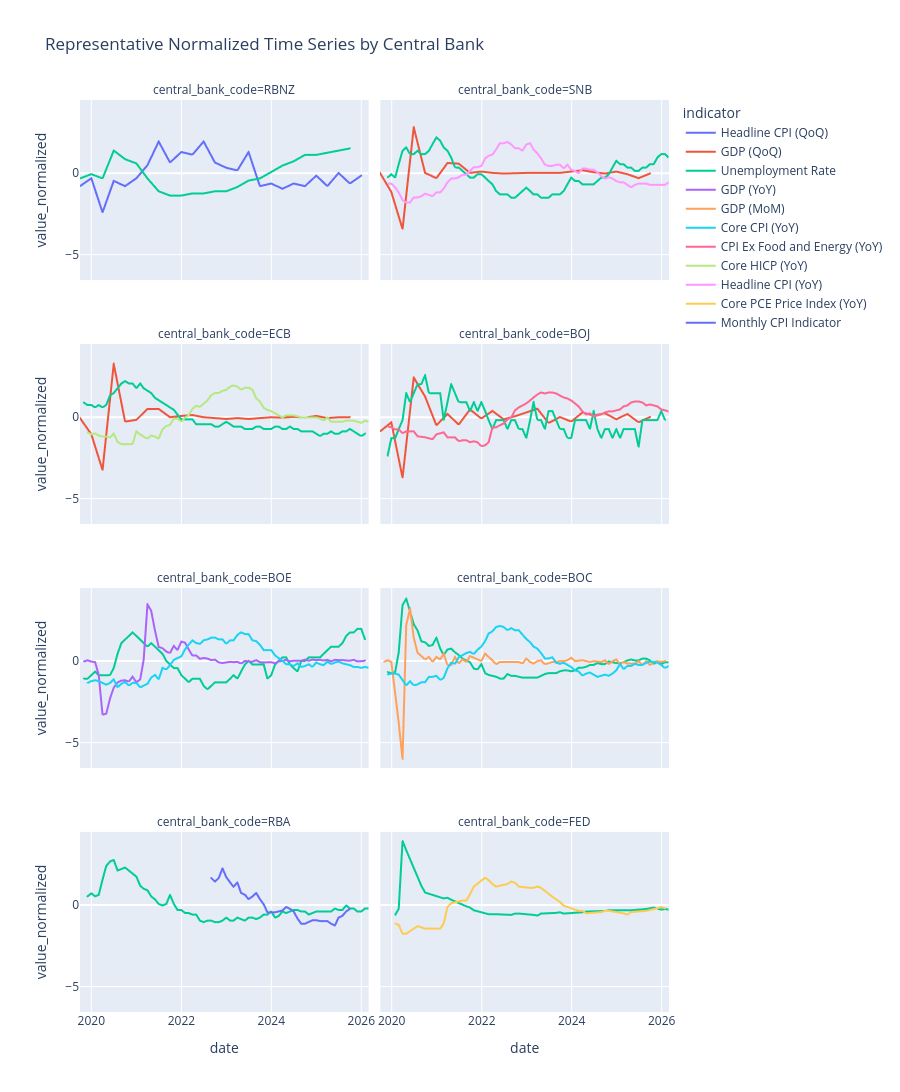

Here is the notebook cell this chart was saved with:
### Markdown cell above
## 4. Time Series Analysis

We plot selected headline-style series, rolling means, rolling standard deviations, and stationarity tests.

### Code cell
def pick_representative_series(frame: pd.DataFrame, theme: str, max_per_bank: int = 1) -> pd.DataFrame:
    candidates = frame[frame["key_theme"] == theme].copy()
    ranked = (
        candidates.groupby(["central_bank_code", "indicator_key", "indicator"])
        .agg(observations=("value", "count"), importance=("importance", "min"))
        .reset_index()
        .sort_values(["central_bank_code", "importance", "observations"], ascending=[True, True, False])
    )
    picks = ranked.groupby("central_bank_code").head(max_per_bank)[["central_bank_code", "indicator_key"]]
    return candidates.merge(picks, on=["central_bank_code", "indicator_key"])

sample_ts = pd.concat([
    pick_representative_series(key_focus, "Inflation"),
    pick_representative_series(key_focus, "GDP/Growth"),
    pick_representative_series(key_focus, "Unemployment"),
])

fig = px.line(
    sample_ts.sort_values("date"),
    x="date",
    y="value_normalized",
    color="indicator",
    facet_col="central_bank_code",
    facet_col_wrap=2,
    title="Representative Normalized Time Series by Central Bank",
)
fig.update_layout(height=1100)
fig.show()
